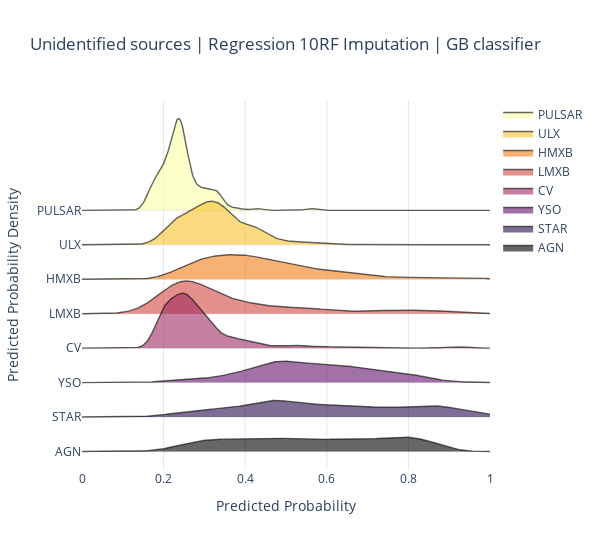

The notebook cell saved with this chart:
### Code cell
from numpy.random import normal
from ridgeplot import ridgeplot
cl = classes[::-1]
sample = [u_df[u_df['class']==c]['prob'] for c in cl]
fig = ridgeplot(
    samples=sample,
    kde_points=np.linspace(0, 1, 500),
    colorscale="inferno",
    colormode="index",
    coloralpha=0.6,
    labels=cl,
    spacing = 3 / 8,
    xpad=0
)
fig.update_layout(
    title="Unidentified sources | Regression 10RF Imputation | GB classifier",
    height=550,
    width=600,
    plot_bgcolor="rgba(255, 255, 255, 0.0)",
    xaxis_gridcolor="rgba(0, 0, 0, 0.1)",
    yaxis_gridcolor="rgba(0, 0, 0, 0.1)",
    xaxis_title="Predicted Probability",
    yaxis_title="Predicted Probability Density",
)

#fig.save('temp.png')
#fig.write_image('temp_res_comp/unid_prob_dist/rf_mode.jpg')
fig.show()

### Figure 1 — Plotly figure (JSON) as saved in the notebook; plotly's stock layout.template omitted (floating-point values rounded to 4 significant figures; data arrays with more than 128 entries replaced by an {"elided": "..."} marker saying what was removed)
{"data": [{"line": {"color": "rgba(0,0,0,0)", "width": 0}, "showlegend": false, "type": "scatter", "x": {"elided": "500 float values"}, "y": {"elided": "500 int values"}}, {"fill": "tonexty", "fillcolor": "rgba(252, 255, 164, 0.6)", "line": {"color": "rgba(0,0,0,0.6)", "width": 1.4}, "mode": "lines", "name": "PULSAR", "type": "scatter", "x": {"elided": "500 float values"}, "y": {"elided": "500 float values"}}, {"line": {"color": "rgba(0,0,0,0)", "width": 0}, "showlegend": false, "type": "scatter", "x": {"elided": "500 float values"}, "y": {"elided": "500 float values"}}, {"fill": "tonexty", "fillcolor": "rgba(248.14285714285714, 193.57142857142858, 45.28571428571429, 0.6)", "line": {"color": "rgba(0,0,0,0.6)", "width": 1.4}, "mode": "lines", "name": "ULX", "type": "scatter", "x": {"elided": "500 float values"}, "y": {"elided": "500 float values"}}, {"line": {"color": "rgba(0,0,0,0)", "width": 0}, "showlegend": false, "type": "scatter", "x": {"elided": "500 float values"}, "y": {"elided": "500 float values"}}, {"fill": "tonexty", "fillcolor": "rgba(243.0, 126.42857142857146, 23.714285714285694, 0.6)", "line": {"color": "rgba(0,0,0,0.6)", "width": 1.4}, "mode": "lines", "name": "HMXB", "type": "scatter", "x": {"elided": "500 float values"}, "y": {"elided": "500 float values"}}, {"line": {"color": "rgba(0,0,0,0)", "width": 0}, "showlegend": false, "type": "scatter", "x": {"elided": "500 float values"}, "y": {"elided": "500 float values"}}, {"fill": "tonexty", "fillcolor": "rgba(211.28571428571428, 73.28571428571426, 65.2857142857143, 0.6)", "line": {"color": "rgba(0,0,0,0.6)", "width": 1.4}, "mode": "lines", "name": "LMXB", "type": "scatter", "x": {"elided": "500 float values"}, "y": {"elided": "500 float values"}}, {"line": {"color": "rgba(0,0,0,0)", "width": 0}, "showlegend": false, "type": "scatter", "x": {"elided": "500 float values"}, "y": {"elided": "500 float values"}}, {"fill": "tonexty", "fillcolor": "rgba(158.57142857142856, 41.714285714285715, 97.85714285714286, 0.6)", "line": {"color": "rgba(0,0,0,0.6)", "width": 1.4}, "mode": "lines", "name": "CV", "type": "scatter", "x": {"elided": "500 float values"}, "y": {"elided": "500 float values"}}, {"line": {"color": "rgba(0,0,0,0)", "width": 0}, "showlegend": false, "type": "scatter", "x": {"elided": "500 float values"}, "y": {"elided": "500 float values"}}, {"fill": "tonexty", "fillcolor": "rgba(100.28571428571428, 21.142857142857142, 108.14285714285714, 0.6)", "line": {"color": "rgba(0,0,0,0.6)", "width": 1.4}, "mode": "lines", "name": "YSO", "type": "scatter", "x": {"elided": "500 float values"}, "y": {"elided": "500 float values"}}, {"line": {"color": "rgba(0,0,0,0)", "width": 0}, "showlegend": false, "type": "scatter", "x": {"elided": "500 float values"}, "y": {"elided": "500 float values"}}, {"fill": "tonexty", "fillcolor": "rgba(40.42857142857143, 12.0, 77.0, 0.6)", "line": {"color": "rgba(0,0,0,0.6)", "width": 1.4}, "mode": "lines", "name": "STAR", "type": "scatter", "x": {"elided": "500 float values"}, "y": {"elided": "500 float values"}}, {"line": {"color": "rgba(0,0,0,0)", "width": 0}, "showlegend": false, "type": "scatter", "x": {"elided": "500 float values"}, "y": {"elided": "500 float values"}}, {"fill": "tonexty", "fillcolor": "rgba(0, 0, 4, 0.6)", "line": {"color": "rgba(0,0,0,0.6)", "width": 1.4}, "mode": "lines", "name": "AGN", "type": "scatter", "x": {"elided": "500 float values"}, "y": {"elided": "500 float values"}}], "layout": {"height": 550, "hovermode": false, "legend": {"traceorder": "normal"}, "plot_bgcolor": "rgba(255, 255, 255, 0.0)", "title": {"text": "Unidentified sources | Regression 10RF Imputation | GB classifier"}, "width": 600, "xaxis": {"gridcolor": "rgba(0, 0, 0, 0.1)", "range": [0, 1], "showgrid": true, "showticklabels": true, "title": {"text": "Predicted Probability"}, "zeroline": false}, "yaxis": {"gridcolor": "rgba(0, 0, 0, 0.1)", "showgrid": true, "showticklabels": true, "ticktext": ["PULSAR", "ULX", "HMXB", "LMXB", "CV", "YSO", "STAR", "AGN"], "tickvals": [0, -4.149, -8.299, -12.45, -16.6, -20.75, -24.9, -29.05], "title": {"text": "Predicted Probability Density"}, "zeroline": false}}}
